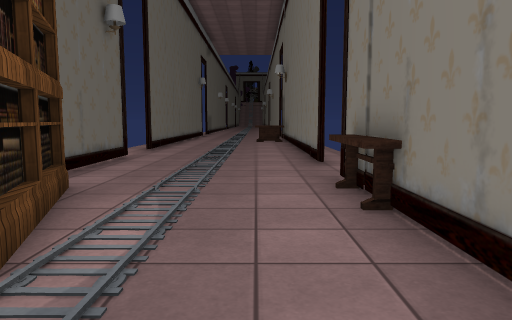
view 1 (above)

16 first-person views from a walk through a scene from a Unity 3-D project. The camera is 1.2 m above the floor, tilts 6° down and sees 70° across. The floor is counted in squares, 1 m on a side. Each view is taken from the middle of a square. On the plan, view 1 faces up. The plan holds only what a view shows up to about 15 squares ahead; the rest is blank. The place goes on beyond the plan. The player character is not drawn. Some animated figures are not drawn. Some surface patterns are stand-ins.

view 2
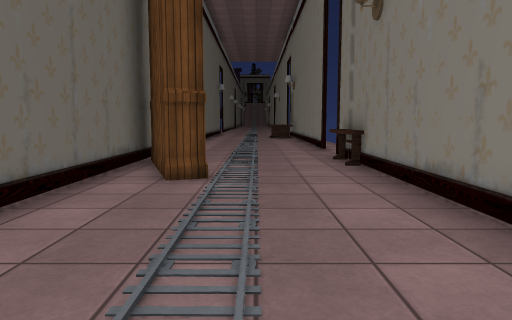

view 3
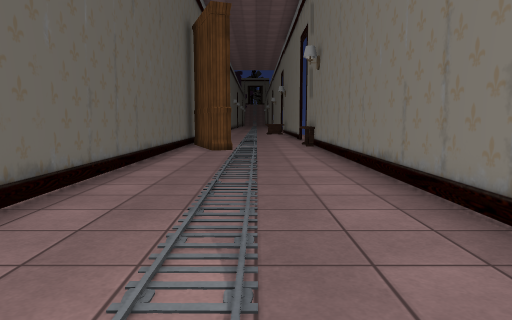

view 4
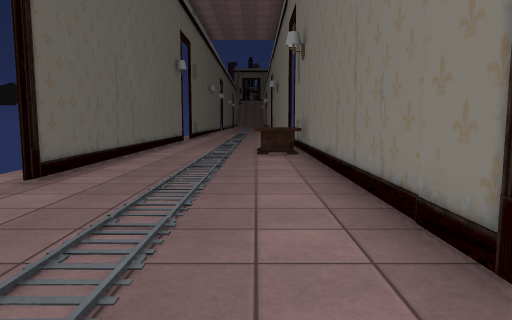

view 5
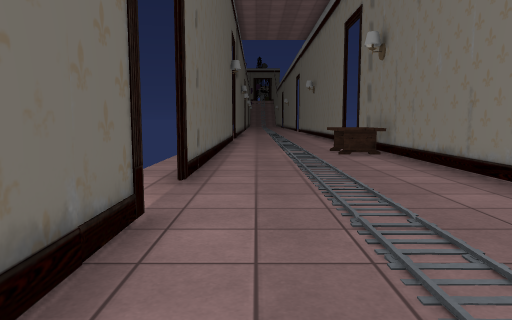

view 6
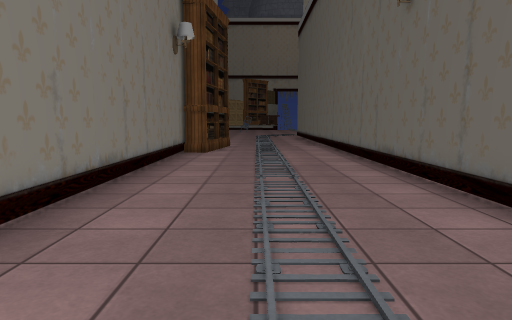

view 7
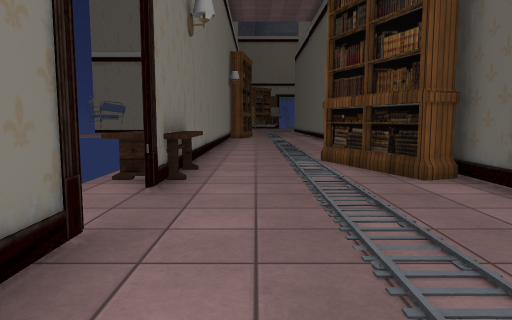

view 8
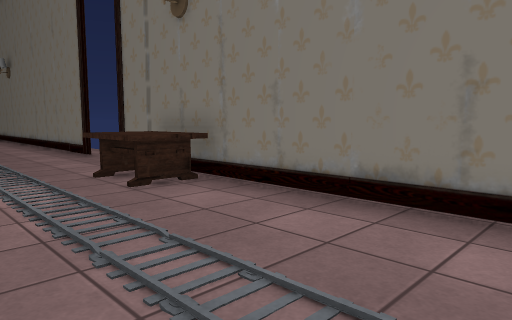

view 9
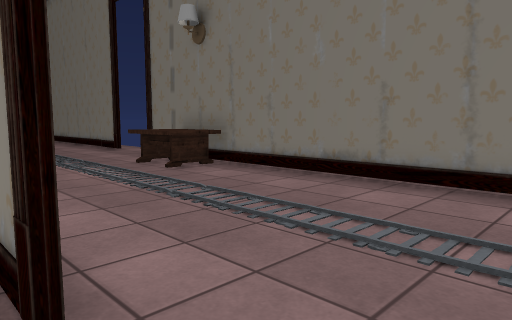

view 10
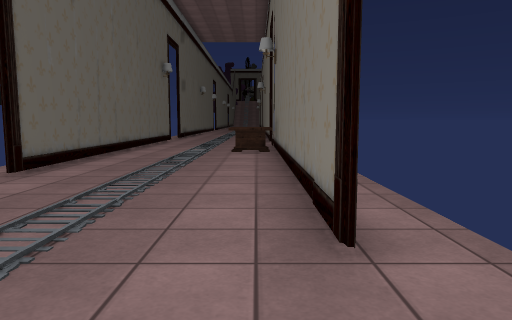

view 11
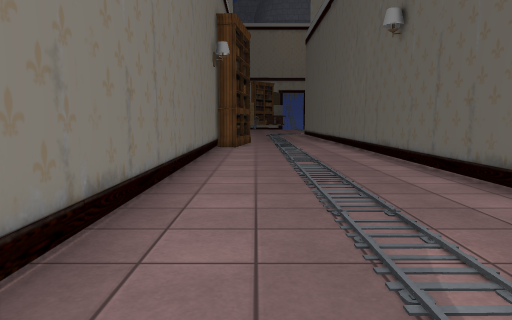

view 12
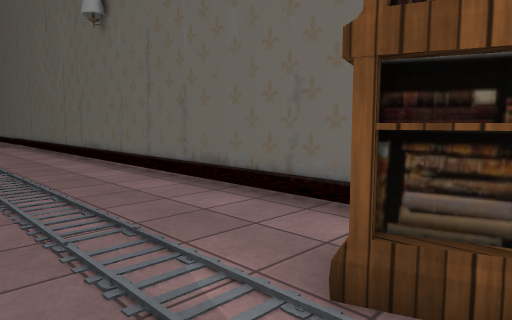

view 13
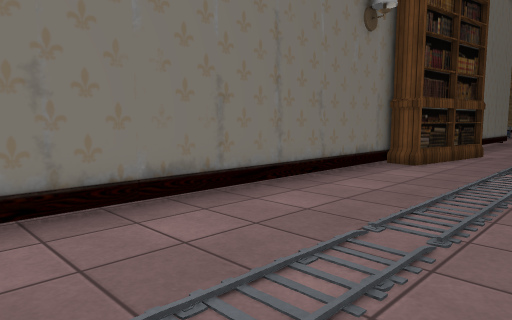

view 14
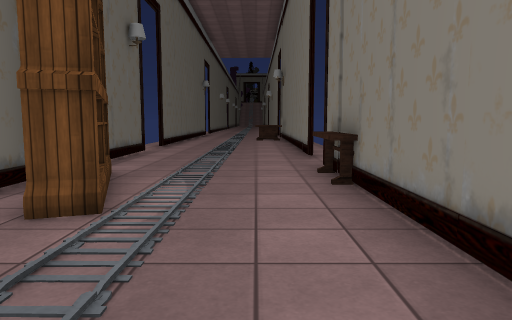

view 15
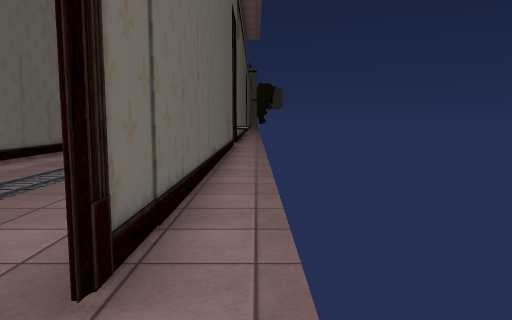

view 16
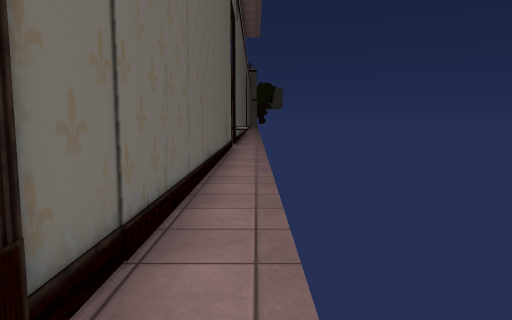

### Floor plan
Key: @ floor where view 1 was taken; # wall or solid block; . floor; B bookshelf; T thing the floor can be seen under or through; O other object.
Columns run from 5 left of view 1 to 3 right of it. Each row starts with its distance up from view 1.
 23  #...OO#.
 22 .#...OOOO
 21 .#...OO#.
 20 .#.....#.
 19 .#.....#.
 18 .#.....#.
 17 .#.....#.
 16 .#.....#.
 15 .#.....#.
 14 .......#.
 13 .......#.
 12  #.....#.
 11  #.....#.
 10 .#.......
  9 .#.......
  8  #.......
  7 .#.....#O
  6 .BB...OOO
  5 .BB...OOO
  4 .TB....#
  3 .TBB...#
  2 .T.....#
  1 .T.....#
  0 .T...@.#
 -1 .T.....#
 -2 .T.....#
 -3 .T.....#
 -4 .T.....#
 -5 .T.....#
 -6 .T.....#
 -7 .T.....#
 -8 .T.....#
 -9 .T.....#
-10 .T.....#
-11  #.....#
-12  #....B#
-13  #....B#

Positions as (right, up) in squares from view 1, and headings:
1: (0, 0), facing up
2: (-1, -5), facing up
3: (-1, -13), facing up
4: (0, 8), facing up
5: (-3, 8), facing up
6: (-1, 2), facing down
7: (0, 14), facing down
8: (-3, 15), facing up-right
9: (-5, 13), facing up-right
10: (1, 7), facing up
11: (0, 5), facing down
12: (0, 4), facing down-left
13: (-3, -2), facing down-right
14: (0, -2), facing up
15: (3, 8), facing up
16: (3, 9), facing up
